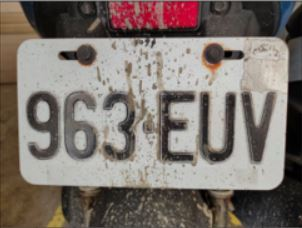
#> input picture WebCrawler/car.JPG, 302 x 228 px
$ jupyter execute --allow-errors pytesseract_example.ipynb
#> lines starting #> are read from the running program, lines starting #| are printed output that depends on the picture; after the words box and inside, x2 and y2 are one past the last pixel; in counts of white or black regions, pixels touching at a corner belong together
## Manual

[cell 1]
import requests
import shutil
from IPython.display import Image

#> (a cell that did not finish here is left out)

[cell 3]
Image('check.png')

[cell 4]
info ={
    'q_BanNo': '',
    'q_CName': '台北',
    'q_EName': '',
    'q_Boss': '',
    'q_ieType': 'E',
    'q_ccc': '',
    'cccText_C': '',
    'cccText_E': '',
    'q_GoodName': '',
    'verifyCode': '255'
}

#> (the rest of this cell did not finish here and is left out)

#> (a cell that did not finish here is left out)

## Automatic - pytessaract

[cell 6]
try:
    from PIL import Image
except ImportError:
    import Image
import pytesseract

[cell 7]
pytesseract.pytesseract.tesseract_cmd = r'C:\Users\khl\AppData\Local\Programs\Tesseract-OCR\tesseract'

#> (a cell that did not finish here is left out)

## Automatic - opencv + pytesseract (example1)

[cell 9]
from PIL import Image
from PIL import ImageEnhance
import PIL.ImageOps
import pytesseract
import argparse
import cv2
import os
import numpy

#> (a cell that did not finish here is left out)

[cell 11]
os.getpid()

[cell 12]
filename = "{}.png".format(os.getpid())
#> (the rest of this cell did not finish here and is left out)

#> (a cell that did not finish here is left out)

#> (a cell that did not finish here is left out)

#> (a cell that did not finish here is left out)

## Automatic - opencv + pytesseract (example2)

[cell 16]
from PIL import Image
import pytesseract
import cv2
import numpy as np
import matplotlib.pyplot as plt

[cell 17]
img = Image.open('car.JPG')
#> img is the input picture: PIL image 302x228 RGB; mean R, G, B 124.7, 115.5, 109.5

[cell 18]
img

[cell 19]
pytesseract.pytesseract.tesseract_cmd = r'C:\Users\khl\AppData\Local\Programs\Tesseract-OCR\tesseract'

#> (a cell that did not finish here is left out)

#> (a cell that did not finish here is left out)

[cell 22]
alpha = 1.7
beta = 0
adjusted = cv2.convertScaleAbs(np.float32(img), alpha=alpha, beta=beta)
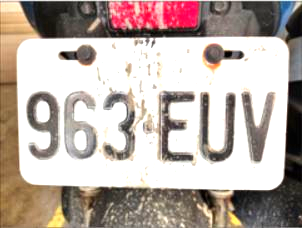
#> adjusted: shape (228, 302, 3); mean R, G, B 184.6, 171.6, 164.9
plt.imshow(adjusted)
#> (this line was passed over: IPython is not available in this run)
plt.show()

[cell 23]
img2 = cv2.cvtColor(adjusted, cv2.COLOR_RGB2GRAY)
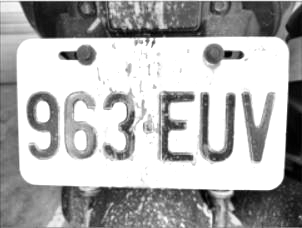
#> img2: shape (228, 302); min 0, max 255, mean 174.7
plt.imshow(img2, cmap='gray')
#> (this line was passed over: IPython is not available in this run)
plt.show()

[cell 24]
kernel = np.ones((5,5), np.uint8)
binary = cv2.dilate(img2, kernel, iterations=2)
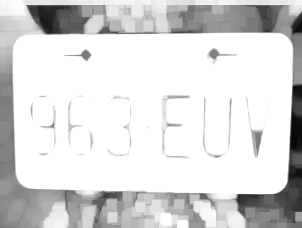
#> binary: shape (228, 302); min 7, max 255, mean 216.9
plt.imshow(binary, cmap='gray')
#> (this line was passed over: IPython is not available in this run)
plt.show()

[cell 25]
binary = cv2.erode(binary, kernel, iterations=1)
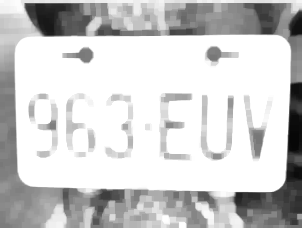
#> binary: shape (228, 302); min 7, max 255, mean 204.7
plt.imshow(binary, cmap='gray')
#> (this line was passed over: IPython is not available in this run)
plt.show()

[cell 26]
ret, binary = cv2.threshold(binary, 250, 255, cv2.THRESH_BINARY)
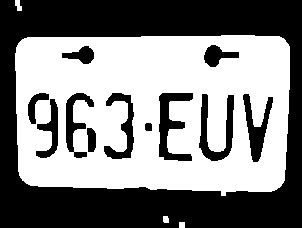
#> binary: shape (228, 302); 51.5% white; 12 black regions
plt.imshow(binary, cmap='gray')
#> (this line was passed over: IPython is not available in this run)
plt.show()

[cell 27]
contour, hierarchy = cv2.findContours(binary, cv2.RETR_EXTERNAL, cv2.CHAIN_APPROX_SIMPLE)
#> contour = 4 contours; box (x1, y1, x2, y2) and area: (15, 35, 290, 196) 40926, (15, 0, 22, 11) 39, (163, 216, 169, 223) 28, (179, 222, 185, 228) 25

copy_img = binary.copy()
for cnt in contour:
    x,y,w,h = cv2.boundingRect(cnt)
    cv2.rectangle(copy_img, (x,y), (x+w, y+h), (0,255,0), 40)
#> this loop made 4 passes
#> (x, y, w, h) on passes 2 to 4: (163, 216, 6, 7), (15, 35, 275, 161), (15, 0, 7, 11)
#> (cnt, x, y, w, h) on pass 1: ([[179, 222], [179, 227], [184, 227], [184, 222]], 179, 222, 6, 6)
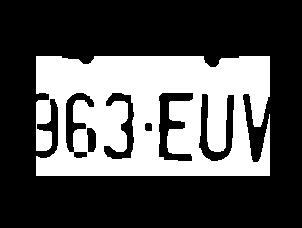
#> copy_img: shape (228, 302); 32.9% white; 1 white region, box (x1, y1, x2, y2) and area: (36, 56, 270, 176) 22664

plt.imshow(copy_img)
#> (this line was passed over: IPython is not available in this run)
plt.show()

[cell 28]
cnt = max(contour, key=len)
#> cnt = contour of 101 points, box (x1, y1, x2, y2) (15, 35, 290, 196), area 40926
x,y,w,h = cv2.boundingRect(cnt)
#> y = 35; w = 275; h = 161
print(x, y, w, h)
#| 15 35 275 161

[cell 29]
crop_img = binary[y:y+h, x:x+w]
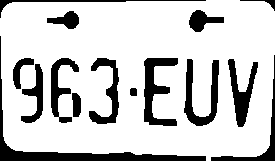
#> crop_img: shape (161, 275); 79.8% white; 15 black regions, largest, box (x1, y1, x2, y2) and area: (0, 36, 206, 161) 1846, (144, 58, 178, 126) 1049, (184, 59, 219, 126) 953
plt.imshow(crop_img, cmap='gray')
#> (this line was passed over: IPython is not available in this run)
plt.show()
